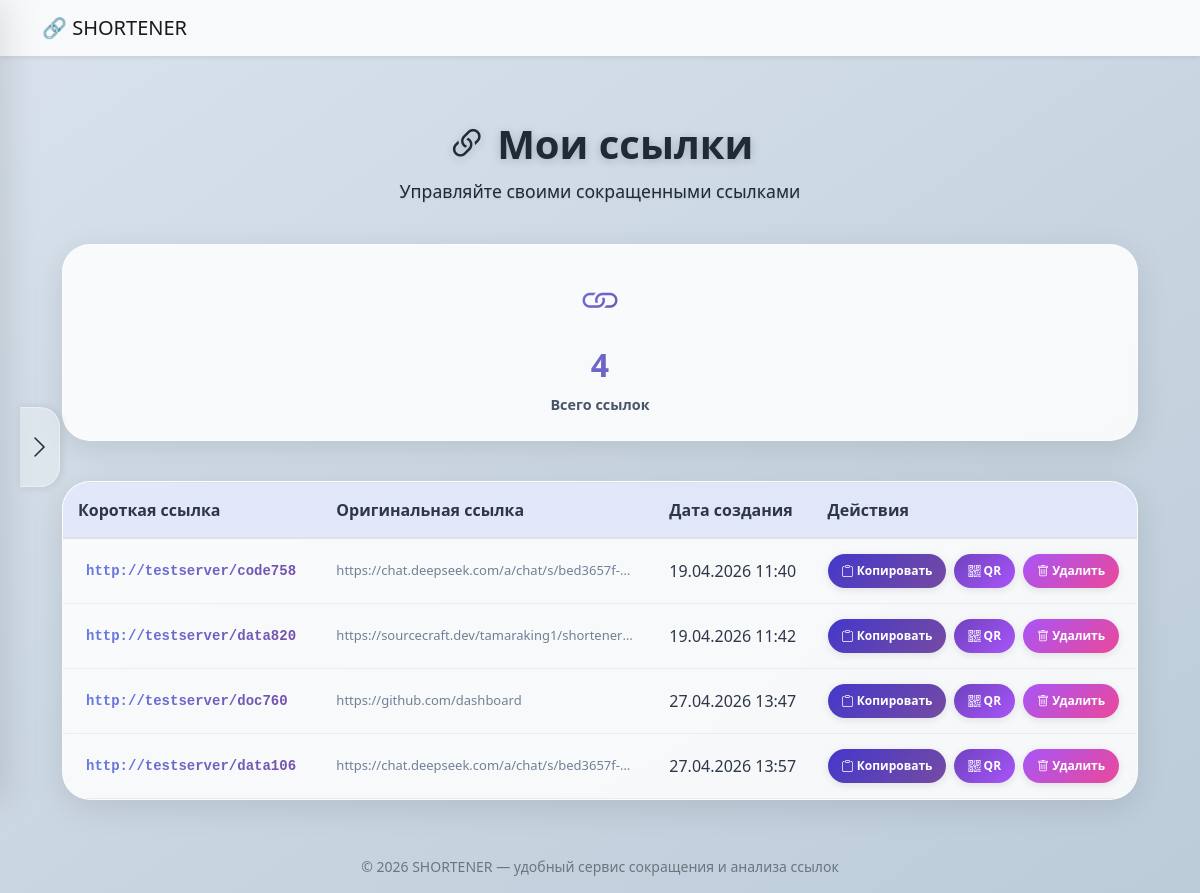
The page /my_links (signed in) on the database its author committed.
### app/models/link.py (models this page shows, shortened)
class Link(db.Model):
    __tablename__ = "links"
    id = db.Column(db.Integer, primary_key=True)
    user_id = db.Column(
        db.Integer,
        db.ForeignKey("users.id"),
        nullable=False
    )
    original_url = db.Column(db.Text, nullable=False)
    short_code = db.Column(db.String(50), unique=True, nullable=False, index=True)
    title = db.Column(db.String(200))
    description = db.Column(db.Text)
    created_at = db.Column(db.DateTime, default=datetime.utcnow)
    clicks_count = db.Column(db.Integer, default=0)
    user = db.relationship('User', backref='links')

### app/routes/links.py (the view)
@bp.route('/my_links')
@login_required
def show_links():
    user_links = Link.query.filter_by(user_id=current_user.id).all()
    return render_template('my_links.html', links=user_links)

### templates/my_links.html (shortened to what this page needs)
{% extends "base.html" %}
{% block content %}
<html lang="ru">
<head>
    <link href="https://cdn.jsdelivr.net/npm/bootstrap@5.3.0/dist/css/bootstrap.min.css" rel="stylesheet">
    <link rel="stylesheet" href="https://cdn.jsdelivr.net/npm/bootstrap-icons@1.11.1/font/bootstrap-icons.css">
    <link rel="stylesheet" href="{{ url_for('static', filename='css/my_links.css') }}">
    <link rel="stylesheet" href="{{ url_for('static', filename='css/main.css') }}">
</head>
<body>
<div class="panel-trigger" id="panelTrigger">
    <i class="bi bi-chevron-right"></i>
</div>
<div class="links-container">
    <div class="page-header">
        <h1><i class="bi bi-link-45deg"></i> Мои ссылки</h1>
        <p>Управляйте своими сокращенными ссылками</p>
    </div>
    <div class="stats-cards">
        <div class="stat-card">
            <i class="bi bi-link"></i>
            <div class="number">{{ links|length }}</div>
            <div class="label">Всего ссылок</div>
        </div>
    </div>
    {% if links %}
    <div class="links-table-container">
        <div class="table-responsive">
            <table class="table table-hover">
                <thead>
                    <tr>
                        <th>Короткая ссылка</th>
                        <th>Оригинальная ссылка</th>
                        <th>Дата создания</th>
                        <th>Действия</th>
                    </tr>
                </thead>
                <tbody>
                    {% for link in links %}
                    <tr>
                        <td>
                            <a href="{{ request.host_url }}{{ link.short_code }}" class="short-link" target="_blank">
                            </a>
                        </td>
                        <td>
                            <div class="original-url" title="{{ link.original_url }}">
                                {{ link.original_url[:50] }}{% if link.original_url|length > 50 %}...{% endif %}
                            </div>
                        </td>
                        <td>{{ link.created_at.strftime('%d.%m.%Y %H:%M') if link.created_at else '—' }}</td>
                        <td>
                            <div class="btn-group">
                                <button class="copy-btn" onclick="copyToClipboard('{{ request.host_url }}{{ link.short_code }}')">
                                    <i class="bi bi-clipboard"></i> Копировать
                                </button>
                               <button class="qr-btn" onclick="generateAndDownloadQR('{{ link.original_url|replace("'", "\\'") }}', '{{ link.short_code }}')">
                                    <i class="bi bi-qr-code"></i> QR
                                </button>
                                <button class="delete-btn" onclick="deleteLink('{{ link.id }}')">
                                    <i class="bi bi-trash"></i> Удалить
                                </button>
                            </div>
                         </td>
                    </tr>
                    {% endfor %}
                </tbody>
            </table>
        </div>
    </div>
    {% endif %}
</div>
</body>
{% endblock %}

### static/css/style.css (style rules this page uses)
body { background: #f0f2f5; }
html, body { height: 100%; margin: 0; padding: 0; }
body { display: flex; flex-direction: column; min-height: 100vh; }

### static/css/my_links.css (style rules this page uses)
* { margin: 0; padding: 0; box-sizing: border-box; }
body { background: linear-gradient(135deg, #667eea 0%, #764ba2 40%, #ff6b6b 100%); min-height: 100vh; font-family: 'Segoe UI', -apple-system, BlinkMacSystemFont, 'Inter', system-ui, sans-serif; margin: 0; padding: 0; }
.links-container { max-width: 1200px; margin: 0 auto; padding: 40px 20px; }
.page-header { text-align: center; margin-bottom: 40px; }
.page-header h1 { font-size: 2.5rem; font-weight: 700; margin-bottom: 10px; color: #1e2a36; text-shadow: 0 2px 10px rgba(0, 0, 0, 0.2); }
.page-header p { font-size: 1.1rem; color: #1e2a36; text-shadow: 0 1px 2px rgba(0, 0, 0, 0.1); }
.stats-cards { display: grid; grid-template-columns: repeat(auto-fit, minmax(200px, 1fr)); gap: 20px; margin-bottom: 40px; }
.stat-card { background: rgba(255, 255, 255, 0.85); backdrop-filter: blur(10px); border-radius: 28px; padding: 24px 20px; text-align: center; box-shadow: 0 8px 32px rgba(0, 0, 0, 0.1); transition: transform 0.3s ease, box-shadow 0.3s ease; border: 1px solid rgba(255, 255, 255, 0.5); }
.stat-card i { font-size: 2.5rem; margin-bottom: 12px; display: inline-block; }
.stat-card:nth-child(1) i { background: linear-gradient(135deg, #667eea, #764ba2); -webkit-background-clip: text; background-clip: text; color: transparent; }
.stat-card .number { font-size: 2rem; font-weight: 800; background: linear-gradient(135deg, #667eea, #764ba2); -webkit-background-clip: text; background-clip: text; color: transparent; }
.stat-card .label { color: #4a5568; font-size: 0.9rem; font-weight: 600; margin-top: 5px; }
.links-table-container { background: rgba(255, 255, 255, 0.85); backdrop-filter: blur(10px); border-radius: 28px; overflow: hidden; box-shadow: 0 8px 32px rgba(0, 0, 0, 0.1); border: 1px solid rgba(255, 255, 255, 0.5); }
.table { margin-bottom: 0; background: transparent; }
.table th { background: rgba(102, 126, 234, 0.15); border-bottom: 1px solid rgba(102, 126, 234, 0.2); padding: 15px; font-weight: 700; color: #2d3748; }
.table td { padding: 15px; vertical-align: middle; border-bottom: 1px solid rgba(0, 0, 0, 0.05); color: #2d3748; background: transparent; }
.short-link { font-family: 'Fira Code', 'Courier New', monospace; font-size: 14px; font-weight: 700; background: linear-gradient(135deg, #667eea, #764ba2); -webkit-background-clip: text; background-clip: text; color: transparent; text-decoration: none; padding: 4px 8px; border-radius: 12px; transition: all 0.2s ease; display: inline-block; }
.original-url { max-width: 300px; overflow: hidden; text-overflow: ellipsis; white-space: nowrap; font-size: 13px; color: #718096; }
.copy-btn, .stats-btn, .delete-btn, .qr-btn { border: none; padding: 8px 14px; border-radius: 40px; cursor: pointer; font-size: 12px; font-weight: 600; transition: all 0.3s ease; font-family: inherit; color: white; box-shadow: 0 2px 8px rgba(0, 0, 0, 0.1); }
.copy-btn { background: linear-gradient(135deg, #4338ca, #764ba2); }
.delete-btn { background: linear-gradient(135deg, #a855f7, #ec4899); }
.qr-btn { background: linear-gradient(135deg, #6f42c1, #a855f7); }
.btn-group { display: flex; gap: 8px; flex-wrap: wrap; }
.links-table-container { overflow-x: auto; }

### static/css/main.css (style rules this page uses)
body { background: linear-gradient(145deg, #d9e2ec 0%, #bcccd9 100%); min-height: 100vh; margin: 0; padding: 0; font-family: 'Segoe UI', -apple-system, BlinkMacSystemFont, 'Inter', system-ui, sans-serif; }
.panel-trigger { position: fixed; left: 20px; top: 50%; transform: translateY(-50%); width: 40px; height: 80px; background: rgba(255, 255, 255, 0.3); backdrop-filter: blur(10px); border-radius: 0 20px 20px 0; cursor: pointer; z-index: 1001; display: flex; align-items: center; justify-content: center; transition: all 0.3s ease; box-shadow: 2px 0 8px rgba(0, 0, 0, 0.1); border: 1px solid rgba(255, 255, 255, 0.4); border-left: none; }
.panel-trigger i { color: #1e2a36; font-size: 24px; }

### rows shown on the page
Link: original_url "https://chat.deepseek.com/a/chat/s/bed3657f-…", created_at "19.04.2026 11:40"
Link: original_url "https://sourcecraft.dev/tamaraking1/shortener…", created_at "19.04.2026 11:42"
Link: original_url "https://github.com/dashboard", created_at "27.04.2026 13:47"
Link: original_url "https://chat.deepseek.com/a/chat/s/bed3657f-…", created_at "27.04.2026 13:57"
